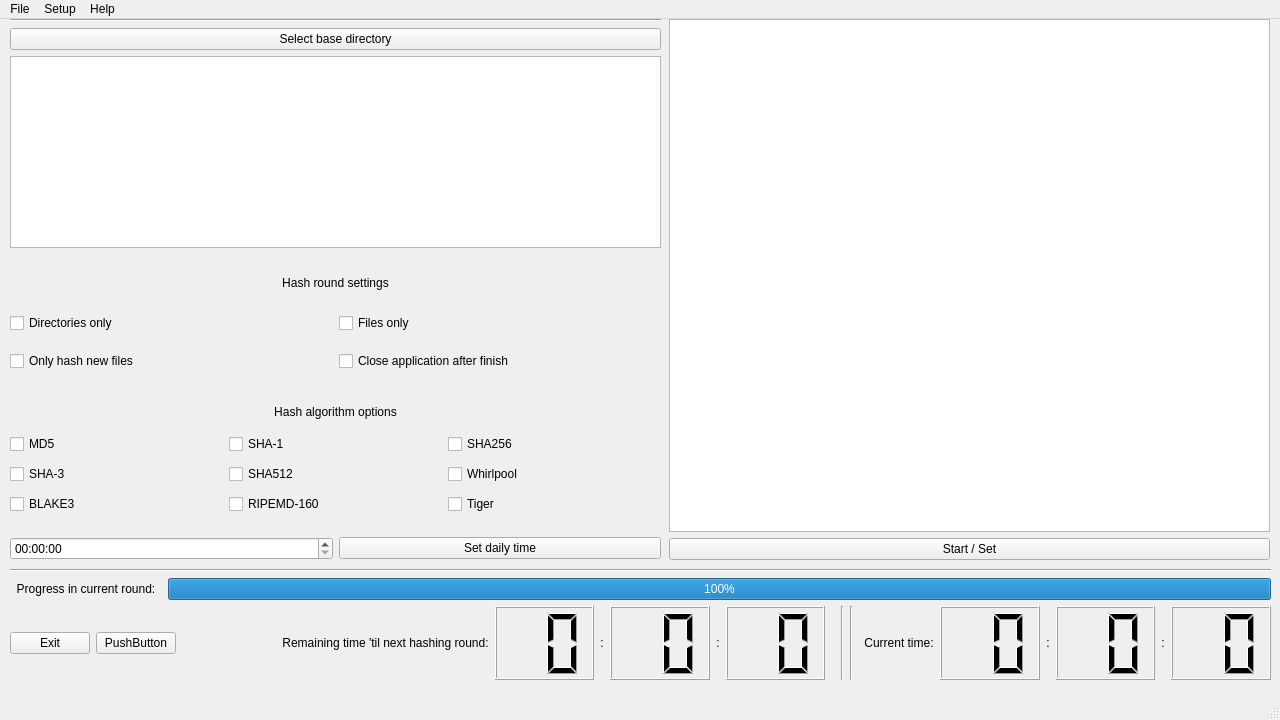
<?xml version="1.0" encoding="UTF-8"?>
<ui version="4.0">
 <class>MainWindow</class>
 <widget class="QMainWindow" name="MainWindow">
  <property name="geometry">
   <rect>
    <x>0</x>
    <y>0</y>
    <width>1280</width>
    <height>720</height>
   </rect>
  </property>
  <property name="windowTitle">
   <string>MainWindow</string>
  </property>
  <widget class="QWidget" name="centralwidget">
   <widget class="QWidget" name="verticalLayoutWidget">
    <property name="geometry">
     <rect>
      <x>10</x>
      <y>0</y>
      <width>651</width>
      <height>541</height>
     </rect>
    </property>
    <layout class="QVBoxLayout" name="verticalLayout">
     <item>
      <widget class="Line" name="line">
       <property name="orientation">
        <enum>Qt::Horizontal</enum>
       </property>
      </widget>
     </item>
     <item>
      <layout class="QVBoxLayout" name="verticalLayout_4">
       <item>
        <widget class="QPushButton" name="pushButton_selectBaseDir">
         <property name="text">
          <string>Select base directory</string>
         </property>
        </widget>
       </item>
       <item>
        <widget class="QListView" name="listView_selectDirectories">
         <property name="sizePolicy">
          <sizepolicy hsizetype="Expanding" vsizetype="Preferred">
           <horstretch>0</horstretch>
           <verstretch>0</verstretch>
          </sizepolicy>
         </property>
         <property name="selectionMode">
          <enum>QAbstractItemView::MultiSelection</enum>
         </property>
        </widget>
       </item>
      </layout>
     </item>
     <item>
      <spacer name="verticalSpacer_3">
       <property name="orientation">
        <enum>Qt::Vertical</enum>
       </property>
       <property name="sizeType">
        <enum>QSizePolicy::Fixed</enum>
       </property>
       <property name="sizeHint" stdset="0">
        <size>
         <width>20</width>
         <height>10</height>
        </size>
       </property>
      </spacer>
     </item>
     <item>
      <layout class="QGridLayout" name="gridLayout_3">
       <item row="3" column="1">
        <widget class="QCheckBox" name="checkBox_13">
         <property name="autoFillBackground">
          <bool>true</bool>
         </property>
         <property name="text">
          <string>Close application after finish</string>
         </property>
        </widget>
       </item>
       <item row="2" column="1">
        <widget class="QCheckBox" name="checkBox_hashOnlyFiles">
         <property name="autoFillBackground">
          <bool>true</bool>
         </property>
         <property name="text">
          <string>Files only</string>
         </property>
        </widget>
       </item>
       <item row="2" column="0">
        <widget class="QCheckBox" name="checkBox_hashDirectoriesOnly">
         <property name="autoFillBackground">
          <bool>true</bool>
         </property>
         <property name="text">
          <string>Directories only</string>
         </property>
        </widget>
       </item>
       <item row="3" column="0">
        <widget class="QCheckBox" name="checkBox_onlyHashNewFiles">
         <property name="autoFillBackground">
          <bool>true</bool>
         </property>
         <property name="text">
          <string>Only hash new files</string>
         </property>
        </widget>
       </item>
       <item row="0" column="0" colspan="2">
        <widget class="QLabel" name="label_4">
         <property name="sizePolicy">
          <sizepolicy hsizetype="Preferred" vsizetype="Fixed">
           <horstretch>0</horstretch>
           <verstretch>0</verstretch>
          </sizepolicy>
         </property>
         <property name="autoFillBackground">
          <bool>true</bool>
         </property>
         <property name="text">
          <string>Hash round settings</string>
         </property>
         <property name="alignment">
          <set>Qt::AlignCenter</set>
         </property>
        </widget>
       </item>
       <item row="1" column="0">
        <spacer name="verticalSpacer_4">
         <property name="orientation">
          <enum>Qt::Vertical</enum>
         </property>
         <property name="sizeType">
          <enum>QSizePolicy::Preferred</enum>
         </property>
         <property name="sizeHint" stdset="0">
          <size>
           <width>20</width>
           <height>5</height>
          </size>
         </property>
        </spacer>
       </item>
      </layout>
     </item>
     <item>
      <spacer name="verticalSpacer_2">
       <property name="orientation">
        <enum>Qt::Vertical</enum>
       </property>
       <property name="sizeType">
        <enum>QSizePolicy::Fixed</enum>
       </property>
       <property name="sizeHint" stdset="0">
        <size>
         <width>20</width>
         <height>10</height>
        </size>
       </property>
      </spacer>
     </item>
     <item>
      <layout class="QGridLayout" name="gridLayout_2">
       <item row="2" column="1">
        <widget class="QCheckBox" name="checkBox_SHA1">
         <property name="autoFillBackground">
          <bool>true</bool>
         </property>
         <property name="text">
          <string>SHA-1</string>
         </property>
        </widget>
       </item>
       <item row="2" column="2">
        <widget class="QCheckBox" name="checkBox_SHA256">
         <property name="autoFillBackground">
          <bool>true</bool>
         </property>
         <property name="text">
          <string>SHA256</string>
         </property>
        </widget>
       </item>
       <item row="4" column="2">
        <widget class="QCheckBox" name="checkBox_TIGER">
         <property name="autoFillBackground">
          <bool>true</bool>
         </property>
         <property name="text">
          <string>Tiger</string>
         </property>
        </widget>
       </item>
       <item row="4" column="0">
        <widget class="QCheckBox" name="checkBox_BLAKE3">
         <property name="autoFillBackground">
          <bool>true</bool>
         </property>
         <property name="text">
          <string>BLAKE3</string>
         </property>
        </widget>
       </item>
       <item row="3" column="2">
        <widget class="QCheckBox" name="checkBox_WHIRL">
         <property name="autoFillBackground">
          <bool>true</bool>
         </property>
         <property name="text">
          <string>Whirlpool</string>
         </property>
        </widget>
       </item>
       <item row="3" column="0">
        <widget class="QCheckBox" name="checkBox_SHA3">
         <property name="autoFillBackground">
          <bool>true</bool>
         </property>
         <property name="text">
          <string>SHA-3</string>
         </property>
        </widget>
       </item>
       <item row="4" column="1">
        <widget class="QCheckBox" name="checkBox_RIPEMD160">
         <property name="autoFillBackground">
          <bool>true</bool>
         </property>
         <property name="text">
          <string>RIPEMD-160</string>
         </property>
        </widget>
       </item>
       <item row="0" column="0" colspan="3">
        <widget class="QLabel" name="label">
         <property name="sizePolicy">
          <sizepolicy hsizetype="Preferred" vsizetype="Fixed">
           <horstretch>0</horstretch>
           <verstretch>0</verstretch>
          </sizepolicy>
         </property>
         <property name="autoFillBackground">
          <bool>true</bool>
         </property>
         <property name="text">
          <string>Hash algorithm options</string>
         </property>
         <property name="alignment">
          <set>Qt::AlignCenter</set>
         </property>
        </widget>
       </item>
       <item row="2" column="0">
        <widget class="QCheckBox" name="checkBox_hashMD5">
         <property name="autoFillBackground">
          <bool>true</bool>
         </property>
         <property name="text">
          <string>MD5</string>
         </property>
        </widget>
       </item>
       <item row="3" column="1">
        <widget class="QCheckBox" name="checkBox_SHA512">
         <property name="autoFillBackground">
          <bool>true</bool>
         </property>
         <property name="text">
          <string>SHA512</string>
         </property>
        </widget>
       </item>
       <item row="1" column="0">
        <spacer name="verticalSpacer_5">
         <property name="orientation">
          <enum>Qt::Vertical</enum>
         </property>
         <property name="sizeType">
          <enum>QSizePolicy::Preferred</enum>
         </property>
         <property name="sizeHint" stdset="0">
          <size>
           <width>20</width>
           <height>5</height>
          </size>
         </property>
        </spacer>
       </item>
      </layout>
     </item>
     <item>
      <spacer name="verticalSpacer">
       <property name="orientation">
        <enum>Qt::Vertical</enum>
       </property>
       <property name="sizeType">
        <enum>QSizePolicy::Fixed</enum>
       </property>
       <property name="sizeHint" stdset="0">
        <size>
         <width>20</width>
         <height>10</height>
        </size>
       </property>
      </spacer>
     </item>
     <item>
      <layout class="QHBoxLayout" name="horizontalLayout_3">
       <item>
        <widget class="QTimeEdit" name="timeEdit_setDailyTime">
         <property name="layoutDirection">
          <enum>Qt::LeftToRight</enum>
         </property>
         <property name="autoFillBackground">
          <bool>true</bool>
         </property>
         <property name="correctionMode">
          <enum>QAbstractSpinBox::CorrectToPreviousValue</enum>
         </property>
        </widget>
       </item>
       <item>
        <widget class="QPushButton" name="pushButton_setDailyTime">
         <property name="autoFillBackground">
          <bool>true</bool>
         </property>
         <property name="text">
          <string>Set daily time</string>
         </property>
        </widget>
       </item>
      </layout>
     </item>
    </layout>
   </widget>
   <widget class="QWidget" name="verticalLayoutWidget_2">
    <property name="geometry">
     <rect>
      <x>669</x>
      <y>0</y>
      <width>601</width>
      <height>541</height>
     </rect>
    </property>
    <layout class="QVBoxLayout" name="verticalLayout_2">
     <item>
      <layout class="QGridLayout" name="gridLayout">
       <item row="0" column="0">
        <widget class="QTextBrowser" name="textBrowser_displayResults"/>
       </item>
      </layout>
     </item>
     <item>
      <widget class="QPushButton" name="pushButton_startHashRound">
       <property name="text">
        <string>Start / Set</string>
       </property>
      </widget>
     </item>
    </layout>
   </widget>
   <widget class="QWidget" name="verticalLayoutWidget_3">
    <property name="geometry">
     <rect>
      <x>10</x>
      <y>550</y>
      <width>1261</width>
      <height>111</height>
     </rect>
    </property>
    <layout class="QVBoxLayout" name="verticalLayout_3">
     <item>
      <widget class="Line" name="line_2">
       <property name="orientation">
        <enum>Qt::Horizontal</enum>
       </property>
      </widget>
     </item>
     <item>
      <layout class="QHBoxLayout" name="horizontalLayout_4">
       <item>
        <widget class="QLabel" name="label_5">
         <property name="autoFillBackground">
          <bool>true</bool>
         </property>
         <property name="text">
          <string>  Progress in current round:  </string>
         </property>
         <property name="alignment">
          <set>Qt::AlignCenter</set>
         </property>
        </widget>
       </item>
       <item>
        <widget class="QProgressBar" name="progressBar_remainingTimeHR">
         <property name="autoFillBackground">
          <bool>true</bool>
         </property>
         <property name="value">
          <number>100</number>
         </property>
        </widget>
       </item>
      </layout>
     </item>
     <item>
      <layout class="QHBoxLayout" name="horizontalLayout">
       <item>
        <widget class="QPushButton" name="pushButton_Exit">
         <property name="autoFillBackground">
          <bool>true</bool>
         </property>
         <property name="text">
          <string>Exit</string>
         </property>
        </widget>
       </item>
       <item>
        <widget class="QPushButton" name="pushButton_2">
         <property name="autoFillBackground">
          <bool>true</bool>
         </property>
         <property name="text">
          <string>PushButton</string>
         </property>
        </widget>
       </item>
       <item>
        <spacer name="horizontalSpacer">
         <property name="orientation">
          <enum>Qt::Horizontal</enum>
         </property>
         <property name="sizeHint" stdset="0">
          <size>
           <width>40</width>
           <height>20</height>
          </size>
         </property>
        </spacer>
       </item>
       <item>
        <widget class="QLabel" name="label_remainingTimeHR">
         <property name="sizePolicy">
          <sizepolicy hsizetype="Fixed" vsizetype="Preferred">
           <horstretch>0</horstretch>
           <verstretch>0</verstretch>
          </sizepolicy>
         </property>
         <property name="autoFillBackground">
          <bool>true</bool>
         </property>
         <property name="text">
          <string>Remaining time 'til next hashing round:</string>
         </property>
         <property name="alignment">
          <set>Qt::AlignCenter</set>
         </property>
        </widget>
       </item>
       <item>
        <widget class="QLCDNumber" name="lcdNumber_remainingTimeHour">
         <property name="sizePolicy">
          <sizepolicy hsizetype="MinimumExpanding" vsizetype="Minimum">
           <horstretch>0</horstretch>
           <verstretch>0</verstretch>
          </sizepolicy>
         </property>
         <property name="autoFillBackground">
          <bool>true</bool>
         </property>
         <property name="digitCount">
          <number>2</number>
         </property>
        </widget>
       </item>
       <item>
        <widget class="QLabel" name="label_2">
         <property name="sizePolicy">
          <sizepolicy hsizetype="Fixed" vsizetype="Preferred">
           <horstretch>0</horstretch>
           <verstretch>0</verstretch>
          </sizepolicy>
         </property>
         <property name="autoFillBackground">
          <bool>true</bool>
         </property>
         <property name="text">
          <string>:</string>
         </property>
         <property name="alignment">
          <set>Qt::AlignCenter</set>
         </property>
        </widget>
       </item>
       <item>
        <widget class="QLCDNumber" name="lcdNumber_remainingTimeMinute">
         <property name="sizePolicy">
          <sizepolicy hsizetype="MinimumExpanding" vsizetype="Minimum">
           <horstretch>0</horstretch>
           <verstretch>0</verstretch>
          </sizepolicy>
         </property>
         <property name="autoFillBackground">
          <bool>true</bool>
         </property>
         <property name="digitCount">
          <number>2</number>
         </property>
        </widget>
       </item>
       <item>
        <widget class="QLabel" name="label_3">
         <property name="sizePolicy">
          <sizepolicy hsizetype="Fixed" vsizetype="Preferred">
           <horstretch>0</horstretch>
           <verstretch>0</verstretch>
          </sizepolicy>
         </property>
         <property name="autoFillBackground">
          <bool>true</bool>
         </property>
         <property name="text">
          <string>:</string>
         </property>
         <property name="alignment">
          <set>Qt::AlignCenter</set>
         </property>
        </widget>
       </item>
       <item>
        <widget class="QLCDNumber" name="lcdNumber_remainingTimeSecond">
         <property name="sizePolicy">
          <sizepolicy hsizetype="MinimumExpanding" vsizetype="Minimum">
           <horstretch>0</horstretch>
           <verstretch>0</verstretch>
          </sizepolicy>
         </property>
         <property name="autoFillBackground">
          <bool>true</bool>
         </property>
         <property name="digitCount">
          <number>2</number>
         </property>
        </widget>
       </item>
       <item>
        <spacer name="horizontalSpacer_2">
         <property name="orientation">
          <enum>Qt::Horizontal</enum>
         </property>
         <property name="sizeType">
          <enum>QSizePolicy::Fixed</enum>
         </property>
         <property name="sizeHint" stdset="0">
          <size>
           <width>10</width>
           <height>20</height>
          </size>
         </property>
        </spacer>
       </item>
       <item>
        <widget class="Line" name="line_3">
         <property name="orientation">
          <enum>Qt::Vertical</enum>
         </property>
        </widget>
       </item>
       <item>
        <widget class="Line" name="line_4">
         <property name="orientation">
          <enum>Qt::Vertical</enum>
         </property>
        </widget>
       </item>
       <item>
        <spacer name="horizontalSpacer_3">
         <property name="orientation">
          <enum>Qt::Horizontal</enum>
         </property>
         <property name="sizeType">
          <enum>QSizePolicy::Fixed</enum>
         </property>
         <property name="sizeHint" stdset="0">
          <size>
           <width>5</width>
           <height>20</height>
          </size>
         </property>
        </spacer>
       </item>
       <item>
        <widget class="QLabel" name="label_remainingTimeHR_2">
         <property name="sizePolicy">
          <sizepolicy hsizetype="Fixed" vsizetype="Preferred">
           <horstretch>0</horstretch>
           <verstretch>0</verstretch>
          </sizepolicy>
         </property>
         <property name="autoFillBackground">
          <bool>true</bool>
         </property>
         <property name="text">
          <string>Current time:</string>
         </property>
         <property name="alignment">
          <set>Qt::AlignCenter</set>
         </property>
        </widget>
       </item>
       <item>
        <widget class="QLCDNumber" name="lcdNumber_2">
         <property name="sizePolicy">
          <sizepolicy hsizetype="MinimumExpanding" vsizetype="Minimum">
           <horstretch>0</horstretch>
           <verstretch>0</verstretch>
          </sizepolicy>
         </property>
         <property name="autoFillBackground">
          <bool>true</bool>
         </property>
         <property name="digitCount">
          <number>2</number>
         </property>
        </widget>
       </item>
       <item>
        <widget class="QLabel" name="label_7">
         <property name="sizePolicy">
          <sizepolicy hsizetype="Fixed" vsizetype="Preferred">
           <horstretch>0</horstretch>
           <verstretch>0</verstretch>
          </sizepolicy>
         </property>
         <property name="autoFillBackground">
          <bool>true</bool>
         </property>
         <property name="text">
          <string>:</string>
         </property>
         <property name="alignment">
          <set>Qt::AlignCenter</set>
         </property>
        </widget>
       </item>
       <item>
        <widget class="QLCDNumber" name="lcdNumber_3">
         <property name="sizePolicy">
          <sizepolicy hsizetype="MinimumExpanding" vsizetype="Minimum">
           <horstretch>0</horstretch>
           <verstretch>0</verstretch>
          </sizepolicy>
         </property>
         <property name="autoFillBackground">
          <bool>true</bool>
         </property>
         <property name="digitCount">
          <number>2</number>
         </property>
        </widget>
       </item>
       <item>
        <widget class="QLabel" name="label_8">
         <property name="sizePolicy">
          <sizepolicy hsizetype="Fixed" vsizetype="Preferred">
           <horstretch>0</horstretch>
           <verstretch>0</verstretch>
          </sizepolicy>
         </property>
         <property name="autoFillBackground">
          <bool>true</bool>
         </property>
         <property name="text">
          <string>:</string>
         </property>
         <property name="alignment">
          <set>Qt::AlignCenter</set>
         </property>
        </widget>
       </item>
       <item>
        <widget class="QLCDNumber" name="lcdNumber">
         <property name="sizePolicy">
          <sizepolicy hsizetype="MinimumExpanding" vsizetype="Minimum">
           <horstretch>0</horstretch>
           <verstretch>0</verstretch>
          </sizepolicy>
         </property>
         <property name="autoFillBackground">
          <bool>true</bool>
         </property>
         <property name="digitCount">
          <number>2</number>
         </property>
        </widget>
       </item>
      </layout>
     </item>
    </layout>
   </widget>
  </widget>
  <widget class="QMenuBar" name="menubar">
   <property name="geometry">
    <rect>
     <x>0</x>
     <y>0</y>
     <width>1280</width>
     <height>23</height>
    </rect>
   </property>
   <widget class="QMenu" name="menuFile">
    <property name="title">
     <string>File</string>
    </property>
    <addaction name="separator"/>
    <addaction name="actionOpen_config_file"/>
    <addaction name="actionExport_config_file"/>
    <addaction name="separator"/>
    <addaction name="actionClose"/>
   </widget>
   <widget class="QMenu" name="menuHelp">
    <property name="title">
     <string>Help</string>
    </property>
    <addaction name="actionHelp"/>
   </widget>
   <widget class="QMenu" name="menuSetup">
    <property name="title">
     <string>Setup</string>
    </property>
    <addaction name="actionSetup_HashKeeper"/>
    <addaction name="actionOpen_Preferences"/>
   </widget>
   <addaction name="menuFile"/>
   <addaction name="menuSetup"/>
   <addaction name="menuHelp"/>
  </widget>
  <widget class="QStatusBar" name="statusbar"/>
  <action name="actionClose">
   <property name="text">
    <string>Close</string>
   </property>
  </action>
  <action name="actionAbout">
   <property name="text">
    <string>Settings</string>
   </property>
  </action>
  <action name="actionHelp">
   <property name="text">
    <string>Open Github Repo</string>
   </property>
  </action>
  <action name="actionOpen_config_file">
   <property name="text">
    <string>Open config file</string>
   </property>
  </action>
  <action name="actionExport_config_file">
   <property name="text">
    <string>Export config file</string>
   </property>
  </action>
  <action name="actionSetup_HashKeeper">
   <property name="text">
    <string>Setup HashKeeper</string>
   </property>
  </action>
  <action name="actionOpen_Preferences">
   <property name="text">
    <string>Open Preferences</string>
   </property>
  </action>
 </widget>
 <resources/>
 <connections/>
</ui>
